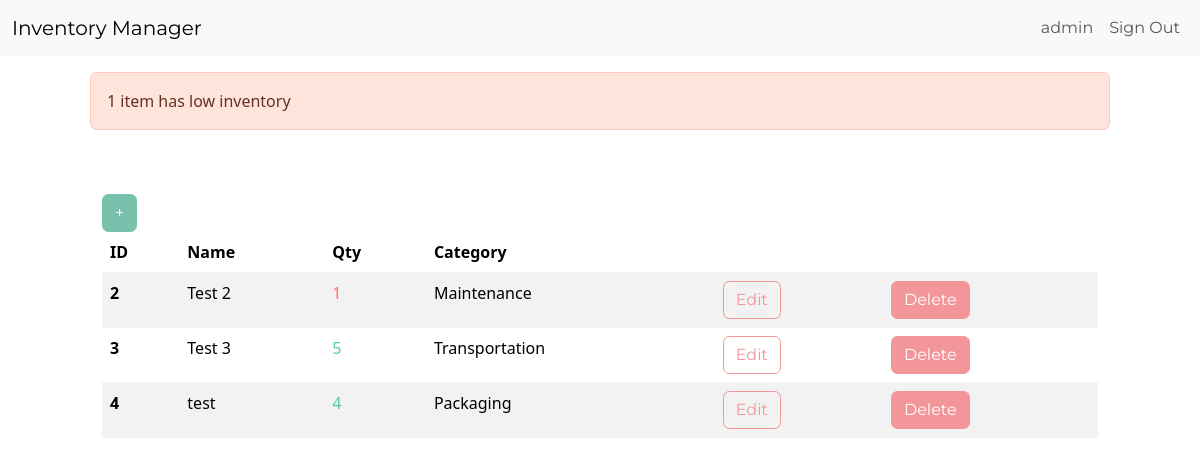
The page /dashboard/ (signed in) on the database its author committed.
### inventory/models.py (models this page shows, shortened)
class InventoryItem(models.Model):
    name = models.CharField(max_length=200)
    quantity = models.IntegerField()
    category = models.ForeignKey('Category', on_delete=models.CASCADE)
    date_created = models.DateTimeField(auto_now_add=True)
    user = models.ForeignKey(User, on_delete=models.CASCADE)

class Category(models.Model):
    name = models.CharField(max_length=200)

### inventory/views.py (the view)
# urls.py: path('dashboard/', Dashboard.as_view(), name='dashboard'),
class Dashboard(LoginRequiredMixin, generic.View):
    def get(self, request):
        items = InventoryItem.objects.filter(user=self.request.user.id).order_by('id')
        low_inventory = InventoryItem.objects.filter(
            user=self.request.user.id,
            quantity__lte=LOW_QUANTITY
        )
        if low_inventory.count() > 0:
            if low_inventory.count() > 1:
                messages.error(request, f'{low_inventory.count()} items have low inventory')
            else:
                messages.error(request, f'{low_inventory.count()} item has low inventory')
        low_inventory_ids = InventoryItem.objects.filter(
            user=self.request.user.id,
            quantity__lte=LOW_QUANTITY
        ).values_list('id', flat=True)
        return render(request, 'inventory/dashboard.html', {'items': items, 'low_inventory_ids': low_inventory_ids})

### inventory/templates/inventory/dashboard.html (shortened to what this page needs)
{% extends 'inventory/base.html' %}
{% block content %}
        {% if messages %}
        <div class="row mt-3">
          {% for message in messages %}
          {% if message.tags == 'error' %}
          <div class="col-md-10 col-12 mx-auto alert alert-danger">{{ message }}</div>
          {% else %}
          <div class="col-md-10 col-12 mx-auto alert alert-success">{{ message }}</div>
          {% endif %}
          {% endfor %}
        </div>
        {% endif %}
        <div class="row">
            <div class="col-md-10 col-12 mx-auto mt-5">
                <div class="flex justify-content-end">
                    <a href="{% url 'add-item' %}" class="btn btn-primary">+</a>
                </div>
                <table class="table table-hover table-striped">
                    <thead>
                      <tr>
                        <th scope="col">ID</th>
                        <th scope="col">Name</th>
                        <th scope="col">Qty</th>
                        <th scope="col">Category</th>
                        <th scope="col"></th>
                        <th scope="col"></th>
                      </tr>
                    </thead>
                    <tbody>
                      {% for item in items %}
                      <tr>
                        <th scope="row">{{ item.id }}</th>
                        <td>{{ item.name }}</td>
                        {% if item.id in low_inventory_ids %}
                        <td class="text-danger">
                          {{ item.quantity }}
                        </td>
                        {% else %}
                        <td class="text-success">
                          {{ item.quantity }}
                        </td>
                        {% endif %}
                        <td>{{ item.category.name }}</td>
                        <td><a href="{% url 'edit-item' item.id %}" class="btn btn-outline-secondary">Edit</a></td>
                        <td><a href="{% url 'delete-item' item.id %}" class="btn btn-secondary">Delete</a></td>
                      </tr>
                      {% endfor %}
                    </tbody>
                  </table>
            </div>
        </div>
{% endblock content %}

### inventory/templates/inventory/base.html (shortened to what this page needs)
<!doctype html>
<html lang="en">
  <head>
    <link href="https://bootswatch.com/5/minty/bootstrap.min.css" rel="stylesheet">
  </head>
  <body>
    {% include 'inventory/navigation.html' %}
    {% block content %}
    {% endblock content %}
  </body>
</html>

### inventory/templates/inventory/navigation.html (shortened to what this page needs)
<nav class="navbar navbar-expand-lg bg-light">
    <div class="container-fluid">
      <a class="navbar-brand" href="{% url 'index' %}">Inventory Manager</a>
      <div class="collapse navbar-collapse justify-content-end" id="navbarNav">
        <ul class="navbar-nav">
          {% if user.is_authenticated %}
          <li class="nav-item">
            <a class="nav-link" href="#">{{ user.username }}</a>
          </li>
          <li class="nav-item">
            <a class="nav-link" href="{% url 'logout' %}">Sign Out</a>
          </li>
          {% endif %}
        </ul>
      </div>
    </div>
  </nav>

### rows shown on the page
InventoryItem: id "2", name "Test 2", quantity "1", category.name "Maintenance"
InventoryItem: id "3", name "Test 3", quantity "5", category.name "Transportation"
InventoryItem: id "4", name "test", quantity "4", category.name "Packaging"

### other values the page prints
{{ user.username }} "admin"
{{ message }} "1 item has low inventory"
